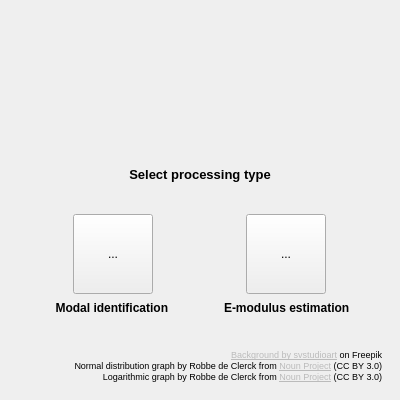
<?xml version="1.0" encoding="UTF-8"?>
<ui version="4.0">
 <class>MainWindow</class>
 <widget class="QMainWindow" name="MainWindow">
  <property name="geometry">
   <rect>
    <x>0</x>
    <y>0</y>
    <width>400</width>
    <height>400</height>
   </rect>
  </property>
  <property name="sizePolicy">
   <sizepolicy hsizetype="Fixed" vsizetype="Fixed">
    <horstretch>0</horstretch>
    <verstretch>0</verstretch>
   </sizepolicy>
  </property>
  <property name="minimumSize">
   <size>
    <width>400</width>
    <height>400</height>
   </size>
  </property>
  <property name="maximumSize">
   <size>
    <width>400</width>
    <height>400</height>
   </size>
  </property>
  <property name="windowTitle">
   <string>EMM-ARM post-process</string>
  </property>
  <property name="windowIcon">
   <iconset>
    <normaloff>icon/EMMARM-postprocess.png</normaloff>icon/EMMARM-postprocess.png</iconset>
  </property>
  <widget class="QWidget" name="centralwidget">
   <layout class="QVBoxLayout" name="verticalLayout_3">
    <item alignment="Qt::AlignHCenter">
     <widget class="QLabel" name="label_3">
      <property name="text">
       <string/>
      </property>
      <property name="pixmap">
       <pixmap>icon/EMMARM-postprocess.png</pixmap>
      </property>
     </widget>
    </item>
    <item alignment="Qt::AlignHCenter">
     <widget class="QLabel" name="label_4">
      <property name="sizePolicy">
       <sizepolicy hsizetype="Minimum" vsizetype="Minimum">
        <horstretch>0</horstretch>
        <verstretch>0</verstretch>
       </sizepolicy>
      </property>
      <property name="minimumSize">
       <size>
        <width>150</width>
        <height>30</height>
       </size>
      </property>
      <property name="maximumSize">
       <size>
        <width>150</width>
        <height>30</height>
       </size>
      </property>
      <property name="text">
       <string>&lt;html&gt;&lt;head/&gt;&lt;body&gt;&lt;p&gt;&lt;span style=&quot; font-size:10pt; font-weight:700;&quot;&gt;Select processing type&lt;/span&gt;&lt;/p&gt;&lt;/body&gt;&lt;/html&gt;</string>
      </property>
      <property name="alignment">
       <set>Qt::AlignCenter</set>
      </property>
     </widget>
    </item>
    <item>
     <widget class="QWidget" name="widget_3" native="true">
      <property name="sizePolicy">
       <sizepolicy hsizetype="Preferred" vsizetype="Fixed">
        <horstretch>0</horstretch>
        <verstretch>0</verstretch>
       </sizepolicy>
      </property>
      <property name="autoFillBackground">
       <bool>false</bool>
      </property>
      <layout class="QHBoxLayout" name="horizontalLayout">
       <item>
        <widget class="QWidget" name="widget" native="true">
         <property name="sizePolicy">
          <sizepolicy hsizetype="Fixed" vsizetype="Fixed">
           <horstretch>0</horstretch>
           <verstretch>0</verstretch>
          </sizepolicy>
         </property>
         <property name="minimumSize">
          <size>
           <width>130</width>
           <height>120</height>
          </size>
         </property>
         <property name="maximumSize">
          <size>
           <width>16777215</width>
           <height>120</height>
          </size>
         </property>
         <layout class="QVBoxLayout" name="verticalLayout">
          <item alignment="Qt::AlignHCenter">
           <widget class="QToolButton" name="toolButton_modalAnalysis">
            <property name="minimumSize">
             <size>
              <width>80</width>
              <height>80</height>
             </size>
            </property>
            <property name="maximumSize">
             <size>
              <width>80</width>
              <height>80</height>
             </size>
            </property>
            <property name="text">
             <string>...</string>
            </property>
            <property name="icon">
             <iconset>
              <normaloff>icon/noun-normal-distribution-graph-239048.svg</normaloff>icon/noun-normal-distribution-graph-239048.svg</iconset>
            </property>
            <property name="iconSize">
             <size>
              <width>80</width>
              <height>80</height>
             </size>
            </property>
           </widget>
          </item>
          <item alignment="Qt::AlignHCenter">
           <widget class="QLabel" name="label">
            <property name="sizePolicy">
             <sizepolicy hsizetype="Fixed" vsizetype="Preferred">
              <horstretch>0</horstretch>
              <verstretch>0</verstretch>
             </sizepolicy>
            </property>
            <property name="minimumSize">
             <size>
              <width>125</width>
              <height>0</height>
             </size>
            </property>
            <property name="maximumSize">
             <size>
              <width>125</width>
              <height>16777215</height>
             </size>
            </property>
            <property name="text">
             <string>&lt;html&gt;&lt;head/&gt;&lt;body&gt;&lt;p&gt;&lt;span style=&quot; font-weight:700;&quot;&gt;Modal identification &lt;/span&gt;&lt;/p&gt;&lt;/body&gt;&lt;/html&gt;</string>
            </property>
            <property name="alignment">
             <set>Qt::AlignCenter</set>
            </property>
           </widget>
          </item>
         </layout>
        </widget>
       </item>
       <item>
        <widget class="QWidget" name="widget_2" native="true">
         <property name="sizePolicy">
          <sizepolicy hsizetype="Fixed" vsizetype="Preferred">
           <horstretch>0</horstretch>
           <verstretch>0</verstretch>
          </sizepolicy>
         </property>
         <property name="minimumSize">
          <size>
           <width>130</width>
           <height>120</height>
          </size>
         </property>
         <property name="maximumSize">
          <size>
           <width>16777215</width>
           <height>120</height>
          </size>
         </property>
         <layout class="QVBoxLayout" name="verticalLayout_2">
          <item alignment="Qt::AlignHCenter">
           <widget class="QToolButton" name="toolButton_eModulusEstimation">
            <property name="minimumSize">
             <size>
              <width>80</width>
              <height>80</height>
             </size>
            </property>
            <property name="maximumSize">
             <size>
              <width>80</width>
              <height>80</height>
             </size>
            </property>
            <property name="text">
             <string>...</string>
            </property>
            <property name="icon">
             <iconset>
              <normaloff>icon/noun-logarithmic-graph-239045.svg</normaloff>icon/noun-logarithmic-graph-239045.svg</iconset>
            </property>
            <property name="iconSize">
             <size>
              <width>80</width>
              <height>100</height>
             </size>
            </property>
           </widget>
          </item>
          <item alignment="Qt::AlignHCenter">
           <widget class="QLabel" name="label_2">
            <property name="sizePolicy">
             <sizepolicy hsizetype="Fixed" vsizetype="Preferred">
              <horstretch>0</horstretch>
              <verstretch>0</verstretch>
             </sizepolicy>
            </property>
            <property name="minimumSize">
             <size>
              <width>125</width>
              <height>0</height>
             </size>
            </property>
            <property name="maximumSize">
             <size>
              <width>125</width>
              <height>16777215</height>
             </size>
            </property>
            <property name="text">
             <string>&lt;html&gt;&lt;head/&gt;&lt;body&gt;&lt;p&gt;&lt;span style=&quot; font-weight:700;&quot;&gt;E-modulus estimation&lt;/span&gt;&lt;/p&gt;&lt;/body&gt;&lt;/html&gt;</string>
            </property>
            <property name="wordWrap">
             <bool>false</bool>
            </property>
           </widget>
          </item>
         </layout>
        </widget>
       </item>
      </layout>
     </widget>
    </item>
    <item>
     <widget class="QWidget" name="widget_4" native="true">
      <property name="sizePolicy">
       <sizepolicy hsizetype="Preferred" vsizetype="Fixed">
        <horstretch>0</horstretch>
        <verstretch>0</verstretch>
       </sizepolicy>
      </property>
      <layout class="QVBoxLayout" name="verticalLayout_4">
       <property name="spacing">
        <number>0</number>
       </property>
       <item>
        <widget class="QLabel" name="label_5">
         <property name="sizePolicy">
          <sizepolicy hsizetype="Expanding" vsizetype="Fixed">
           <horstretch>0</horstretch>
           <verstretch>0</verstretch>
          </sizepolicy>
         </property>
         <property name="minimumSize">
          <size>
           <width>0</width>
           <height>0</height>
          </size>
         </property>
         <property name="maximumSize">
          <size>
           <width>16777215</width>
           <height>12</height>
          </size>
         </property>
         <property name="text">
          <string>&lt;html&gt;&lt;head/&gt;&lt;body&gt;&lt;p&gt;&lt;a href=&quot;https://www.freepik.com/free-vector/triangle-gray-pattern-polygonal-background_34830433.htm#query=geometric%20pattern%20background%20fading&amp;amp;position=14&amp;amp;from_view=search&amp;amp;track=ais&quot;&gt;&lt;span style=&quot; font-size:7pt; text-decoration: underline; color:#bbbbbb;&quot;&gt;Background by svstudioart&lt;/span&gt;&lt;/a&gt;&lt;span style=&quot; font-size:7pt;&quot;&gt; on Freepik&lt;/span&gt;&lt;/p&gt;&lt;/body&gt;&lt;/html&gt;</string>
         </property>
         <property name="alignment">
          <set>Qt::AlignRight|Qt::AlignTrailing|Qt::AlignVCenter</set>
         </property>
        </widget>
       </item>
       <item>
        <widget class="QLabel" name="label_6">
         <property name="sizePolicy">
          <sizepolicy hsizetype="Preferred" vsizetype="Fixed">
           <horstretch>0</horstretch>
           <verstretch>0</verstretch>
          </sizepolicy>
         </property>
         <property name="text">
          <string>&lt;html&gt;&lt;head/&gt;&lt;body&gt;&lt;p&gt;&lt;span style=&quot; font-size:7pt;&quot;&gt;Normal distribution graph by Robbe de Clerck from &lt;/span&gt;&lt;a href=&quot;https://thenounproject.com/browse/icons/term/normal-distribution-graph/&quot;&gt;&lt;span style=&quot; font-size:7pt; text-decoration: underline; color:#bbbbbb;&quot;&gt;Noun Project&lt;/span&gt;&lt;/a&gt;&lt;span style=&quot; font-size:7pt;&quot;&gt; (CC BY 3.0)&lt;/span&gt;&lt;/p&gt;&lt;/body&gt;&lt;/html&gt;</string>
         </property>
         <property name="alignment">
          <set>Qt::AlignRight|Qt::AlignTrailing|Qt::AlignVCenter</set>
         </property>
        </widget>
       </item>
       <item>
        <widget class="QLabel" name="label_7">
         <property name="text">
          <string>&lt;html&gt;&lt;head/&gt;&lt;body&gt;&lt;p&gt;&lt;span style=&quot; font-size:7pt;&quot;&gt;Logarithmic graph by Robbe de Clerck from &lt;/span&gt;&lt;a href=&quot;https://thenounproject.com/browse/icons/term/logarithmic-graph/&quot;&gt;&lt;span style=&quot; font-size:7pt; text-decoration: underline; color:#bbbbbb;&quot;&gt;Noun Project&lt;/span&gt;&lt;/a&gt;&lt;span style=&quot; font-size:7pt;&quot;&gt; (CC BY 3.0)&lt;/span&gt;&lt;/p&gt;&lt;/body&gt;&lt;/html&gt;</string>
         </property>
         <property name="alignment">
          <set>Qt::AlignRight|Qt::AlignTrailing|Qt::AlignVCenter</set>
         </property>
        </widget>
       </item>
      </layout>
     </widget>
    </item>
   </layout>
  </widget>
 </widget>
 <resources/>
 <connections/>
</ui>
